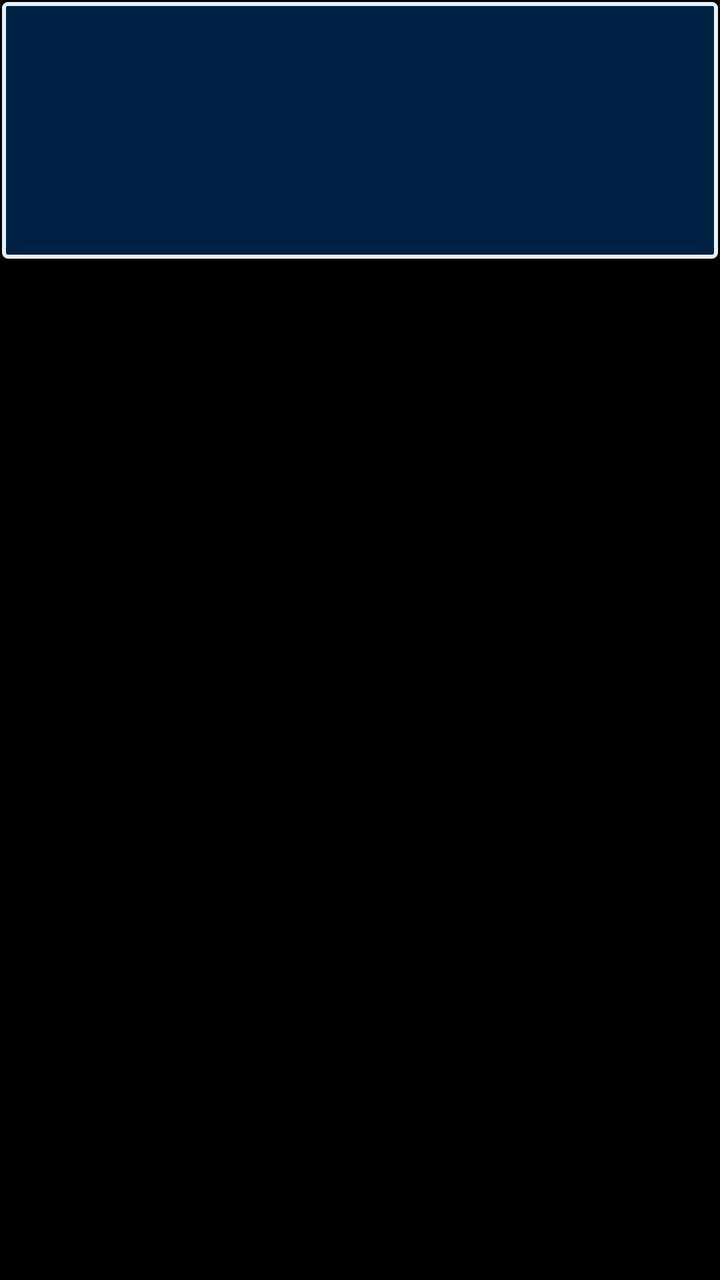
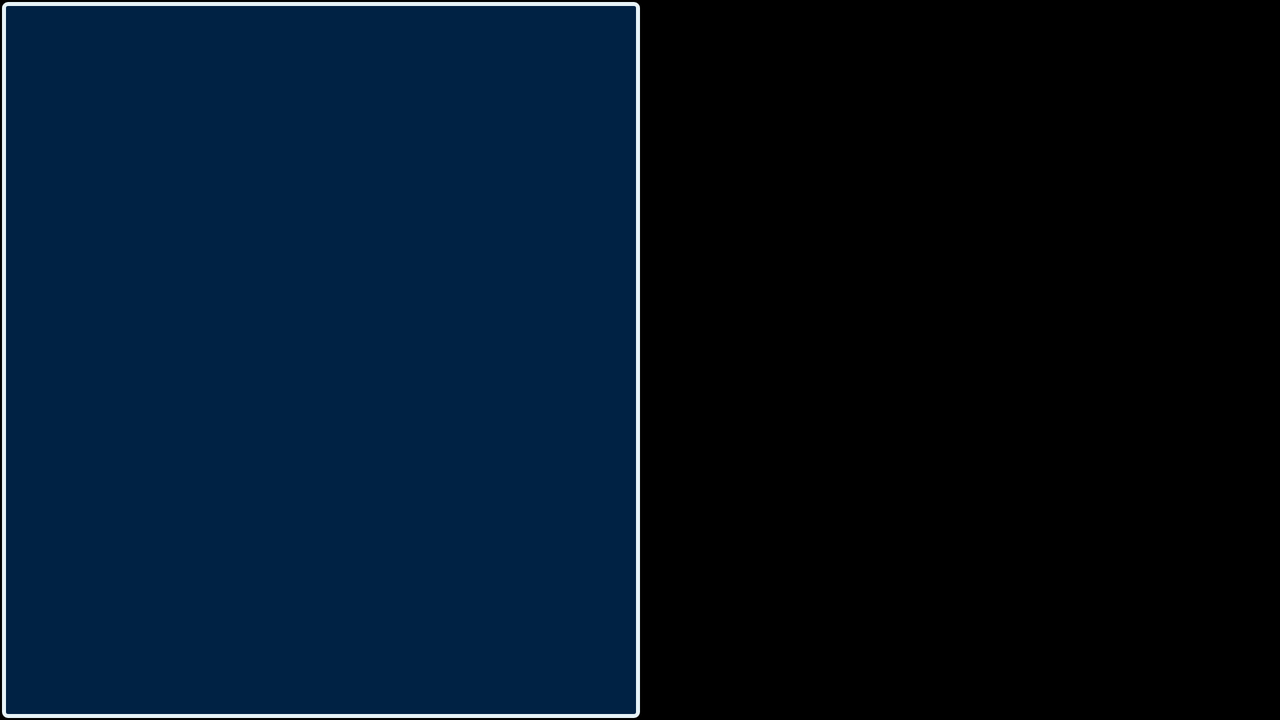

One screen, two layout resources from the same app: the default and the author's alternative for another configuration. Each is rendered where Android would select it; the XML of both is given below.
<!-- AndroidManifest.xml: application theme AppTheme -->
<!-- res/layout/fragment_tool_basechange.xml -->
<?xml version="1.0" encoding="utf-8"?>
<LinearLayout xmlns:android="http://schemas.android.com/apk/res/android"
    android:id="@+id/fragmentToolBaseChange_id"
    android:layout_width="match_parent"
    android:layout_height="match_parent"
    android:orientation="vertical"
    android:background="@color/background_black"
    >

    <ScrollView
        android:layout_width="match_parent"
        android:layout_height="wrap_content"
        android:background="@drawable/tool_screen"
        android:layout_margin="1dp"
        >
        <TextView
            android:id="@+id/fragmentToolBaseChange_display"
            android:layout_width="match_parent"
            android:layout_height="wrap_content"
            android:gravity="left"
            android:singleLine="false"
            android:minLines="5"
            android:textSize="@dimen/textsize_normal"
            android:textColor="@color/text_light"
            />
    </ScrollView>

    <GridView
        android:id="@+id/fragmentToolBaseChange_opt_grid"
        android:layout_width="wrap_content"
        android:layout_height="wrap_content"
        android:layout_margin="2dp"
        android:numColumns="3"
        android:verticalSpacing="2dp"
        android:horizontalSpacing="2dp"
        android:stretchMode="columnWidth"
        android:gravity="center"
        />

    <GridView
        android:id="@+id/fragmentToolBaseChange_digit_grid"
        android:layout_width="wrap_content"
        android:layout_height="wrap_content"
        android:layout_margin="2dp"
        android:numColumns="4"
        android:verticalSpacing="2dp"
        android:horizontalSpacing="2dp"
        android:stretchMode="columnWidth"
        android:gravity="center"
        />

</LinearLayout>
<!-- resources referenced by this layout -->
<resources>
  <color name="background_black">@color/skyblue_black</color>
  <color name="text_light">@android:color/white</color>
  <dimen name="textsize_normal">18sp</dimen>
  <!-- drawable tool_screen (drawable) -->
  <?xml version="1.0" encoding="utf-8"?>
  <selector
      xmlns:android="http://schemas.android.com/apk/res/android">
      <item>
          <shape>
              <gradient
                  android:startColor="@color/button_very_dark"
                  android:endColor="@color/button_very_dark"
                  android:angle="270" />
              <stroke
                  android:width="2dp"
                  android:color="@color/button_pale" />
              <corners
                  android:radius="2dp" />
              <padding
                  android:left="10dp"
                  android:top="10dp"
                  android:right="10dp"
                  android:bottom="10dp" />
          </shape>
      </item>
  </selector>
  <style name="AppTheme" parent="Theme.Skyblue">
      </style>
  <color name="skyblue_black">#000000</color>
  <color name="button_very_dark">@color/skyblue_very_dark</color>
  <color name="button_pale">@color/skyblue_pale</color>
  <color name="skyblue_very_dark">#002244</color>
  <color name="skyblue_pale">#e7f3f7</color>
  <style name="PopupMenu.Skyblue" parent="@android:style/Widget.Holo.ListPopupWindow">
          <item name="android:popupBackground">@drawable/menu_dropdown_panel_skyblue</item>
      </style>
  <style name="DropDownListView.Skyblue" parent="@android:style/Widget.Holo.ListView.DropDown">
          <item name="android:listSelector">@drawable/selectable_background_skyblue</item>
      </style>
  <style name="ActionBarTabStyle.Skyblue" parent="@android:style/Widget.Holo.ActionBar.TabView">
          <item name="android:background">@drawable/tab_indicator_ab_skyblue</item>
      </style>
  <style name="DropDownNav.Skyblue" parent="@android:style/Widget.Holo.Spinner">
          <item name="android:background">@drawable/spinner_background_ab_skyblue</item>
          <item name="android:popupBackground">@drawable/menu_dropdown_panel_skyblue</item>
          <item name="android:dropDownSelector">@drawable/selectable_background_skyblue</item>
      </style>
  <style name="ActionBar.Solid.Skyblue" parent="@android:style/Widget.Holo.Light.ActionBar.Solid.Inverse">
          <item name="android:background">@drawable/ab_solid_skyblue</item>
          <item name="android:backgroundStacked">@drawable/ab_stacked_solid_skyblue</item>
          <item name="android:backgroundSplit">@drawable/ab_bottom_solid_skyblue</item>
          <item name="android:progressBarStyle">@style/ProgressBar.Skyblue</item>
      </style>
  <style name="ActionButton.CloseMode.Skyblue" parent="@android:style/Widget.Holo.ActionButton.CloseMode">
          <item name="android:background">@drawable/btn_cab_done_skyblue</item>
      </style>
  <style name="Theme.Skyblue.Widget" parent="@android:style/Theme.Holo">
          <item name="android:popupMenuStyle">@style/PopupMenu.Skyblue</item>
          
          <item name="android:dropDownListViewStyle">@style/ActionBarDropDownListView.Skyblue</item>
      </style>
  <style name="ProgressBar.Skyblue" parent="@android:style/Widget.Holo.ProgressBar.Horizontal">
          <item name="android:progressDrawable">@drawable/progress_horizontal_skyblue</item>
      </style>
  <style name="ActionBarDropDownListView.Skyblue" parent="@android:style/Widget.Holo.ListView.DropDown">
          <item name="android:listSelector">@drawable/selectable_background_skyblue</item>
          <item name="android:background">@drawable/ab_solid_skyblue</item>
      </style>
</resources>
<!-- res/layout-land/fragment_tool_basechange.xml (the author's variant of the layout above) -->
<!-- drawn on the phone turned sideways -->
<?xml version="1.0" encoding="utf-8"?>
<LinearLayout xmlns:android="http://schemas.android.com/apk/res/android"
    android:id="@+id/fragmentToolBaseChange_id"
    android:layout_width="match_parent"
    android:layout_height="match_parent"
    android:orientation="horizontal"
    android:background="@color/background_black"
    >

    <ScrollView
        android:layout_width="0dp"
        android:layout_weight="1"
        android:layout_height="match_parent"
        android:background="@drawable/tool_screen"
        android:layout_margin="1dp"
        >
        <TextView
            android:id="@+id/fragmentToolBaseChange_display"
            android:layout_width="fill_parent"
            android:layout_height="fill_parent"
            android:gravity="left"
            android:singleLine="false"
            android:minLines="6"
            android:textSize="@dimen/textsize_normal"
            android:textColor="@color/text_light"
            />
        </ScrollView>

    <LinearLayout
        android:layout_width="0dp"
        android:layout_weight="1"
        android:layout_height="match_parent"
        android:orientation="vertical">
        <GridView
            android:id="@+id/fragmentToolBaseChange_opt_grid"
            android:layout_width="wrap_content"
            android:layout_height="wrap_content"
            android:layout_margin="2dp"
            android:numColumns="3"
            android:verticalSpacing="2dp"
            android:horizontalSpacing="2dp"
            android:stretchMode="columnWidth"
            android:gravity="center"/>

        <GridView
            android:id="@+id/fragmentToolBaseChange_digit_grid"
            android:layout_width="wrap_content"
            android:layout_height="fill_parent"
            android:layout_margin="2dp"
            android:numColumns="4"
            android:verticalSpacing="2dp"
            android:horizontalSpacing="2dp"
            android:stretchMode="columnWidth"
            android:gravity="center"/>
    </LinearLayout>

</LinearLayout>
